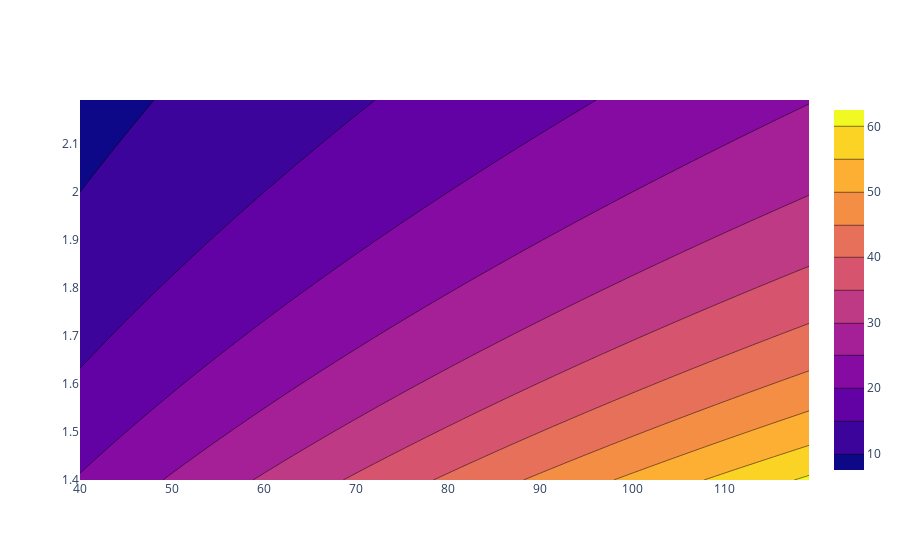

This figure's notebook cell:
### Markdown cell above
__SECOND CELL OF PROBLEM 2:__

d. Use plotly's `Contour` to create a graph like the one below:

![BMI Plot](bmi0.png)

### Code cell
import plotly.graph_objects as go
import plotly.express as px
import plotly.figure_factory as ff

figure = go.Figure(data = 
    go.Contour(
        x = Weights,
        y = Heights,
        z = BMI,
    ))

figure.show()
